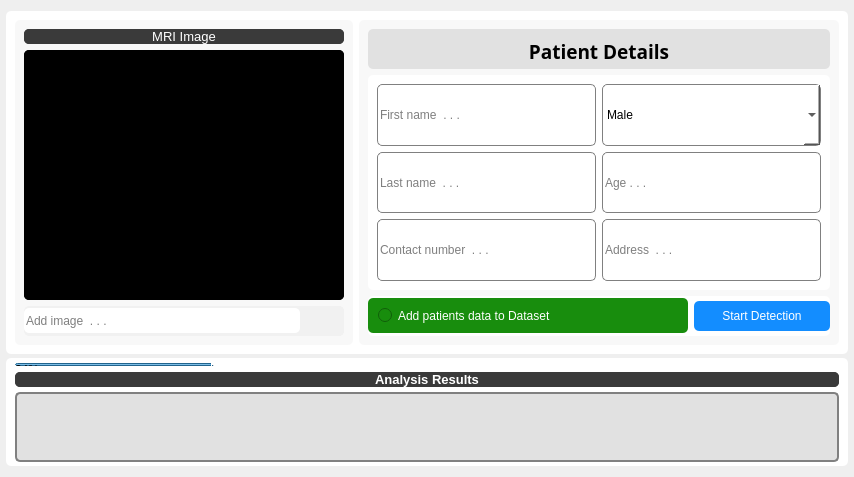
      <widget class="QWidget" name="tab">
       <property name="styleSheet">
        <string notr="true">background-color: rgb(239, 239, 239);</string>
       </property>
       <attribute name="title">
        <string>Analysis</string>
       </attribute>
       <layout class="QVBoxLayout" name="verticalLayout_2">
        <property name="spacing">
         <number>4</number>
        </property>
        <property name="leftMargin">
         <number>6</number>
        </property>
        <property name="rightMargin">
         <number>6</number>
        </property>
        <item>
         <widget class="QFrame" name="frame">
          <property name="minimumSize">
           <size>
            <width>0</width>
            <height>300</height>
           </size>
          </property>
          <property name="styleSheet">
           <string notr="true">background-color: rgb(255, 255, 255);
border-radius:5px;</string>
          </property>
          <property name="frameShape">
           <enum>QFrame::StyledPanel</enum>
          </property>
          <property name="frameShadow">
           <enum>QFrame::Raised</enum>
          </property>
          <layout class="QHBoxLayout" name="horizontalLayout">
           <item>
            <widget class="QFrame" name="frame_3">
             <property name="maximumSize">
              <size>
               <width>450</width>
               <height>16777215</height>
              </size>
             </property>
             <property name="styleSheet">
              <string notr="true">background-color: rgb(248, 248, 248);
border-radius:5px;</string>
             </property>
             <property name="frameShape">
              <enum>QFrame::StyledPanel</enum>
             </property>
             <property name="frameShadow">
              <enum>QFrame::Raised</enum>
             </property>
             <layout class="QVBoxLayout" name="verticalLayout_3">
              <item>
               <widget class="QFrame" name="frame_5">
                <property name="minimumSize">
                 <size>
                  <width>20</width>
                  <height>0</height>
                 </size>
                </property>
                <property name="maximumSize">
                 <size>
                  <width>16777215</width>
                  <height>50</height>
                 </size>
                </property>
                <property name="styleSheet">
                 <string notr="true">background-color: rgb(58, 58, 58);
border-radius:5px;
color:white;</string>
                </property>
                <property name="frameShape">
                 <enum>QFrame::StyledPanel</enum>
                </property>
                <property name="frameShadow">
                 <enum>QFrame::Raised</enum>
                </property>
                <layout class="QVBoxLayout" name="verticalLayout_7">
                 <property name="spacing">
                  <number>0</number>
                 </property>
                 <property name="leftMargin">
                  <number>0</number>
                 </property>
                 <property name="topMargin">
                  <number>0</number>
                 </property>
                 <property name="rightMargin">
                  <number>0</number>
                 </property>
                 <property name="bottomMargin">
                  <number>0</number>
                 </property>
                 <item>
                  <widget class="QLabel" name="label">
                   <property name="text">
                    <string>&lt;html&gt;&lt;head/&gt;&lt;body&gt;&lt;p align=&quot;center&quot;&gt;&lt;span style=&quot; font-size:10pt;&quot;&gt;MRI Image&lt;/span&gt;&lt;/p&gt;&lt;/body&gt;&lt;/html&gt;</string>
                   </property>
                  </widget>
                 </item>
                </layout>
               </widget>
              </item>
              <item>
               <widget class="QFrame" name="frame_6">
                <property name="minimumSize">
                 <size>
                  <width>0</width>
                  <height>200</height>
                 </size>
                </property>
                <property name="styleSheet">
                 <string notr="true">background-color: rgb(0, 0, 0);
border-radius:5px;</string>
                </property>
                <property name="frameShape">
                 <enum>QFrame::StyledPanel</enum>
                </property>
                <property name="frameShadow">
                 <enum>QFrame::Raised</enum>
                </property>
                <layout class="QVBoxLayout" name="verticalLayout_8">
                 <property name="spacing">
                  <number>0</number>
                 </property>
                 <property name="leftMargin">
                  <number>0</number>
                 </property>
                 <property name="topMargin">
                  <number>0</number>
                 </property>
                 <property name="rightMargin">
                  <number>0</number>
                 </property>
                 <property name="bottomMargin">
                  <number>0</number>
                 </property>
                 <item>
                  <widget class="QLabel" name="label_2">
                   <property name="minimumSize">
                    <size>
                     <width>320</width>
                     <height>250</height>
                    </size>
                   </property>
                   <property name="maximumSize">
                    <size>
                     <width>450</width>
                     <height>450</height>
                    </size>
                   </property>
                   <property name="styleSheet">
                    <string notr="true"/>
                   </property>
                   <property name="text">
                    <string/>
                   </property>
                   <property name="pixmap">
                    <pixmap resource="resource_rc/resource.qrc">:/newPrefix/ff.jpg</pixmap>
                   </property>
                   <property name="scaledContents">
                    <bool>true</bool>
                   </property>
                   <property name="wordWrap">
                    <bool>true</bool>
                   </property>
                  </widget>
                 </item>
                </layout>
               </widget>
              </item>
              <item>
               <widget class="QFrame" name="frame_7">
                <property name="minimumSize">
                 <size>
                  <width>0</width>
                  <height>30</height>
                 </size>
                </property>
                <property name="styleSheet">
                 <string notr="true">background-color: rgb(241, 241, 241);
border-radius:5px;</string>
                </property>
                <property name="frameShape">
                 <enum>QFrame::StyledPanel</enum>
                </property>
                <property name="frameShadow">
                 <enum>QFrame::Raised</enum>
                </property>
                <layout class="QHBoxLayout" name="horizontalLayout_2">
                 <property name="spacing">
                  <number>4</number>
                 </property>
                 <property name="leftMargin">
                  <number>0</number>
                 </property>
                 <property name="topMargin">
                  <number>0</number>
                 </property>
                 <property name="rightMargin">
                  <number>0</number>
                 </property>
                 <property name="bottomMargin">
                  <number>0</number>
                 </property>
                 <item>
                  <widget class="QLineEdit" name="lineEdit">
                   <property name="minimumSize">
                    <size>
                     <width>0</width>
                     <height>25</height>
                    </size>
                   </property>
                   <property name="styleSheet">
                    <string notr="true">background-color: rgb(255, 255, 255);
border-radius:5px;</string>
                   </property>
                   <property name="placeholderText">
                    <string>Add image  . . . </string>
                   </property>
                  </widget>
                 </item>
                 <item>
                  <widget class="QPushButton" name="pushButton">
                   <property name="minimumSize">
                    <size>
                     <width>40</width>
                     <height>25</height>
                    </size>
                   </property>
                   <property name="maximumSize">
                    <size>
                     <width>40</width>
                     <height>40</height>
                    </size>
                   </property>
                   <property name="styleSheet">
                    <string notr="true">image: url(:/newPrefix/fileicon.png);</string>
                   </property>
                   <property name="text">
                    <string/>
                   </property>
                   <property name="iconSize">
                    <size>
                     <width>30</width>
                     <height>30</height>
                    </size>
                   </property>
                  </widget>
                 </item>
                </layout>
               </widget>
              </item>
             </layout>
            </widget>
           </item>
           <item>
            <widget class="QFrame" name="frame_4">
             <property name="minimumSize">
              <size>
               <width>480</width>
               <height>0</height>
              </size>
             </property>
             <property name="styleSheet">
              <string notr="true">background-color: rgb(248, 248, 248);
border-radius:5px;</string>
             </property>
             <property name="frameShape">
              <enum>QFrame::StyledPanel</enum>
             </property>
             <property name="frameShadow">
              <enum>QFrame::Raised</enum>
             </property>
             <layout class="QVBoxLayout" name="verticalLayout_4">
              <item>
               <widget class="QFrame" name="frame_8">
                <property name="minimumSize">
                 <size>
                  <width>0</width>
                  <height>0</height>
                 </size>
                </property>
                <property name="maximumSize">
                 <size>
                  <width>16777215</width>
                  <height>40</height>
                 </size>
                </property>
                <property name="styleSheet">
                 <string notr="true">background-color: rgb(225, 225, 225);
border-radius:5px;</string>
                </property>
                <property name="frameShape">
                 <enum>QFrame::StyledPanel</enum>
                </property>
                <property name="frameShadow">
                 <enum>QFrame::Raised</enum>
                </property>
                <layout class="QHBoxLayout" name="horizontalLayout_4">
                 <item>
                  <widget class="QLabel" name="label_4">
                   <property name="font">
                    <font>
                     <family>Myanmar Text</family>
                     <pointsize>14</pointsize>
                    </font>
                   </property>
                   <property name="text">
                    <string>&lt;html&gt;&lt;head/&gt;&lt;body&gt;&lt;p align=&quot;center&quot;&gt;&lt;span style=&quot; font-weight:600;&quot;&gt;Patient Details&lt;/span&gt;&lt;/p&gt;&lt;/body&gt;&lt;/html&gt;</string>
                   </property>
                  </widget>
                 </item>
                </layout>
               </widget>
              </item>
              <item>
               <widget class="QFrame" name="frame_9">
                <property name="minimumSize">
                 <size>
                  <width>0</width>
                  <height>210</height>
                 </size>
                </property>
                <property name="styleSheet">
                 <string notr="true">background-color: rgb(255, 255, 255);
border-radius:5px;</string>
                </property>
                <property name="frameShape">
                 <enum>QFrame::StyledPanel</enum>
                </property>
                <property name="frameShadow">
                 <enum>QFrame::Raised</enum>
                </property>
                <layout class="QGridLayout" name="gridLayout">
                 <item row="0" column="0">
                  <widget class="QLineEdit" name="lineEdit_2">
                   <property name="minimumSize">
                    <size>
                     <width>200</width>
                     <height>33</height>
                    </size>
                   </property>
                   <property name="maximumSize">
                    <size>
                     <width>16777215</width>
                     <height>70</height>
                    </size>
                   </property>
                   <property name="styleSheet">
                    <string notr="true">border:1px solid grey;</string>
                   </property>
                   <property name="placeholderText">
                    <string>First name  . . . </string>
                   </property>
                  </widget>
                 </item>
                 <item row="0" column="1">
                  <widget class="QComboBox" name="comboBox">
                   <property name="minimumSize">
                    <size>
                     <width>200</width>
                     <height>33</height>
                    </size>
                   </property>
                   <property name="maximumSize">
                    <size>
                     <width>16777215</width>
                     <height>70</height>
                    </size>
                   </property>
                   <property name="styleSheet">
                    <string notr="true">border:1px solid grey;</string>
                   </property>
                   <property name="currentText">
                    <string>Male</string>
                   </property>
                   <item>
                    <property name="text">
                     <string>Male</string>
                    </property>
                   </item>
                   <item>
                    <property name="text">
                     <string>Female</string>
                    </property>
                   </item>
                   <item>
                    <property name="text">
                     <string>Others</string>
                    </property>
                   </item>
                  </widget>
                 </item>
                 <item row="1" column="0">
                  <widget class="QLineEdit" name="lineEdit_4">
                   <property name="minimumSize">
                    <size>
                     <width>200</width>
                     <height>33</height>
                    </size>
                   </property>
                   <property name="maximumSize">
                    <size>
                     <width>16777215</width>
                     <height>70</height>
                    </size>
                   </property>
                   <property name="styleSheet">
                    <string notr="true">border:1px solid grey;</string>
                   </property>
                   <property name="placeholderText">
                    <string>Last name  . . . </string>
                   </property>
                  </widget>
                 </item>
                 <item row="1" column="1">
                  <widget class="QLineEdit" name="lineEdit_5">
                   <property name="minimumSize">
                    <size>
                     <width>200</width>
                     <height>33</height>
                    </size>
                   </property>
                   <property name="maximumSize">
                    <size>
                     <width>16777215</width>
                     <height>70</height>
                    </size>
                   </property>
                   <property name="styleSheet">
                    <string notr="true">border:1px solid grey;</string>
                   </property>
                   <property name="placeholderText">
                    <string>Age . . . </string>
                   </property>
                  </widget>
                 </item>
                 <item row="2" column="0">
                  <widget class="QLineEdit" name="lineEdit_6">
                   <property name="minimumSize">
                    <size>
                     <width>200</width>
                     <height>33</height>
                    </size>
                   </property>
                   <property name="maximumSize">
                    <size>
                     <width>16777215</width>
                     <height>70</height>
                    </size>
                   </property>
                   <property name="styleSheet">
                    <string notr="true">border:1px solid grey;</string>
                   </property>
                   <property name="placeholderText">
                    <string>Contact number  . . . </string>
                   </property>
                  </widget>
                 </item>
                 <item row="2" column="1">
                  <widget class="QLineEdit" name="lineEdit_7">
                   <property name="minimumSize">
                    <size>
                     <width>200</width>
                     <height>33</height>
                    </size>
                   </property>
                   <property name="maximumSize">
                    <size>
                     <width>16777215</width>
                     <height>70</height>
                    </size>
                   </property>
                   <property name="styleSheet">
                    <string notr="true">border:1px solid grey;</string>
                   </property>
                   <property name="placeholderText">
                    <string>Address  . . . </string>
                   </property>
                  </widget>
                 </item>
                </layout>
               </widget>
              </item>
              <item>
               <widget class="QFrame" name="frame_10">
                <property name="minimumSize">
                 <size>
                  <width>0</width>
                  <height>25</height>
                 </size>
                </property>
                <property name="maximumSize">
                 <size>
                  <width>16777215</width>
                  <height>40</height>
                 </size>
                </property>
                <property name="styleSheet">
                 <string notr="true">background-color: rgb(255, 255, 255);
border-radius:5px;</string>
                </property>
                <property name="frameShape">
                 <enum>QFrame::StyledPanel</enum>
                </property>
                <property name="frameShadow">
                 <enum>QFrame::Raised</enum>
                </property>
                <layout class="QHBoxLayout" name="horizontalLayout_5">
                 <property name="leftMargin">
                  <number>0</number>
                 </property>
                 <property name="topMargin">
                  <number>0</number>
                 </property>
                 <property name="rightMargin">
                  <number>0</number>
                 </property>
                 <property name="bottomMargin">
                  <number>0</number>
                 </property>
                 <item>
                  <widget class="QRadioButton" name="radioButton">
                   <property name="minimumSize">
                    <size>
                     <width>320</width>
                     <height>20</height>
                    </size>
                   </property>
                   <property name="styleSheet">
                    <string notr="true">background-color: rgb(24, 141, 13);
color: rgb(255, 255, 255);
padding:10px;</string>
                   </property>
                   <property name="text">
                    <string>Add patients data to Dataset</string>
                   </property>
                  </widget>
                 </item>
                 <item>
                  <widget class="QPushButton" name="pushButton_2">
                   <property name="minimumSize">
                    <size>
                     <width>0</width>
                     <height>30</height>
                    </size>
                   </property>
                   <property name="styleSheet">
                    <string notr="true">background-color: rgb(19, 141, 255);
color: rgb(255, 255, 255);</string>
                   </property>
                   <property name="text">
                    <string>Start Detection</string>
                   </property>
                  </widget>
                 </item>
                </layout>
               </widget>
              </item>
             </layout>
            </widget>
           </item>
          </layout>
         </widget>
        </item>
        <item>
         <widget class="QFrame" name="frame_2">
          <property name="maximumSize">
           <size>
            <width>16777215</width>
            <height>300</height>
           </size>
          </property>
          <property name="styleSheet">
           <string notr="true">background-color: rgb(255, 255, 255);
border-radius:5px;</string>
          </property>
          <property name="frameShape">
           <enum>QFrame::StyledPanel</enum>
          </property>
          <property name="frameShadow">
           <enum>QFrame::Raised</enum>
          </property>
          <layout class="QVBoxLayout" name="verticalLayout_5">
           <property name="spacing">
            <number>5</number>
           </property>
           <property name="topMargin">
            <number>4</number>
           </property>
           <property name="bottomMargin">
            <number>4</number>
           </property>
           <item>
            <widget class="QFrame" name="frame_11">
             <property name="minimumSize">
              <size>
               <width>0</width>
               <height>5</height>
              </size>
             </property>
             <property name="maximumSize">
              <size>
               <width>16777215</width>
               <height>5</height>
              </size>
             </property>
             <property name="frameShape">
              <enum>QFrame::StyledPanel</enum>
             </property>
             <property name="frameShadow">
              <enum>QFrame::Raised</enum>
             </property>
             <layout class="QVBoxLayout" name="verticalLayout_6">
              <property name="spacing">
               <number>0</number>
              </property>
              <property name="leftMargin">
               <number>0</number>
              </property>
              <property name="topMargin">
               <number>0</number>
              </property>
              <property name="rightMargin">
               <number>0</number>
              </property>
              <property name="bottomMargin">
               <number>0</number>
              </property>
              <item>
               <widget class="QProgressBar" name="progressBar">
                <property name="minimumSize">
                 <size>
                  <width>0</width>
                  <height>3</height>
                 </size>
                </property>
                <property name="maximumSize">
                 <size>
                  <width>16777215</width>
                  <height>3</height>
                 </size>
                </property>
                <property name="value">
                 <number>24</number>
                </property>
               </widget>
              </item>
             </layout>
            </widget>
           </item>
           <item>
            <widget class="QFrame" name="frame_12">
             <property name="minimumSize">
              <size>
               <width>0</width>
               <height>15</height>
              </size>
             </property>
             <property name="maximumSize">
              <size>
               <width>16777215</width>
               <height>20</height>
              </size>
             </property>
             <property name="styleSheet">
              <string notr="true">background-color: rgb(58, 58, 58);
border-radius:5px;</string>
             </property>
             <property name="frameShape">
              <enum>QFrame::StyledPanel</enum>
             </property>
             <property name="frameShadow">
              <enum>QFrame::Raised</enum>
             </property>
             <layout class="QHBoxLayout" name="horizontalLayout_3">
              <property name="spacing">
               <number>0</number>
              </property>
              <property name="leftMargin">
               <number>0</number>
              </property>
              <property name="topMargin">
               <number>0</number>
              </property>
              <property name="rightMargin">
               <number>0</number>
              </property>
              <property name="bottomMargin">
               <number>0</number>
              </property>
              <item>
               <widget class="QLabel" name="label_3">
                <property name="styleSheet">
                 <string notr="true">color: rgb(255, 255, 255);</string>
                </property>
                <property name="text">
                 <string>&lt;html&gt;&lt;head/&gt;&lt;body&gt;&lt;p align=&quot;center&quot;&gt;&lt;span style=&quot; font-size:10pt; font-weight:600;&quot;&gt;Analysis Results&lt;/span&gt;&lt;/p&gt;&lt;/body&gt;&lt;/html&gt;</string>
                </property>
               </widget>
              </item>
             </layout>
            </widget>
           </item>
           <item>
            <widget class="QFrame" name="frame_13">
             <property name="minimumSize">
              <size>
               <width>0</width>
               <height>70</height>
              </size>
             </property>
             <property name="styleSheet">
              <string notr="true">background-color: rgb(225, 225, 225);
border-radius:5px;
border:2px solid grey;</string>
             </property>
             <property name="frameShape">
              <enum>QFrame::StyledPanel</enum>
             </property>
             <property name="frameShadow">
              <enum>QFrame::Raised</enum>
             </property>
            </widget>
           </item>
          </layout>
         </widget>
        </item>
       </layout>
      </widget>
